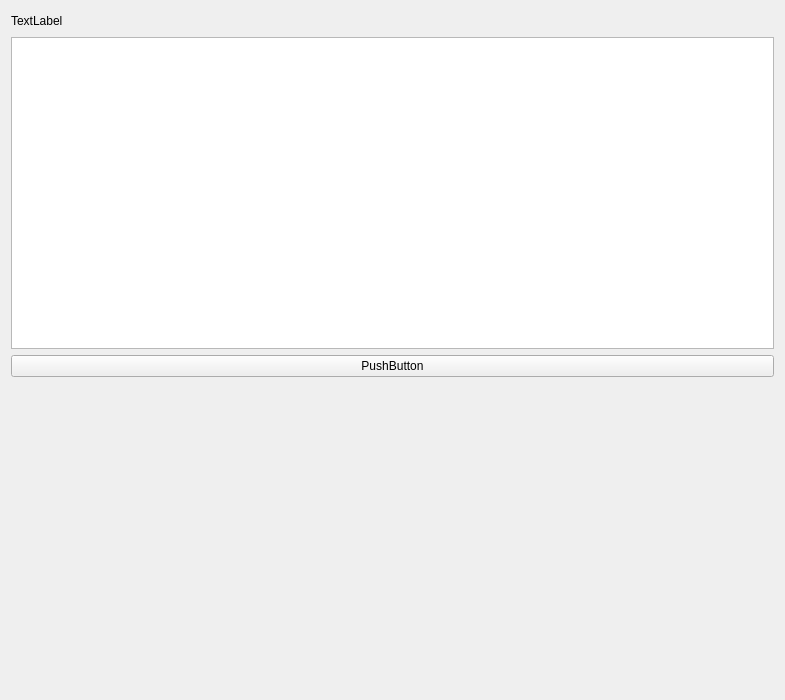
<?xml version="1.0" encoding="UTF-8"?>
<ui version="4.0">
 <class>ConnectionEditPage</class>
 <widget class="QWidget" name="ConnectionEditPage">
  <property name="geometry">
   <rect>
    <x>0</x>
    <y>0</y>
    <width>785</width>
    <height>700</height>
   </rect>
  </property>
  <property name="windowTitle">
   <string>ConnectionEditPage</string>
  </property>
  <layout class="QVBoxLayout" name="verticalLayout">
   <item>
    <layout class="QHBoxLayout" name="titleLayout">
     <item>
      <widget class="QLabel" name="title">
       <property name="text">
        <string>TextLabel</string>
       </property>
      </widget>
     </item>
     <item>
      <spacer name="horizontalSpacer">
       <property name="orientation">
        <enum>Qt::Horizontal</enum>
       </property>
       <property name="sizeHint" stdset="0">
        <size>
         <width>40</width>
         <height>20</height>
        </size>
       </property>
      </spacer>
     </item>
    </layout>
   </item>
   <item>
    <layout class="QHBoxLayout" name="horizontalLayout_3">
     <property name="spacing">
      <number>0</number>
     </property>
     <item>
      <widget class="QListWidget" name="connectionLists"/>
     </item>
    </layout>
   </item>
   <item>
    <layout class="QHBoxLayout" name="horizontalLayout_2">
     <property name="spacing">
      <number>0</number>
     </property>
     <item>
      <widget class="QPushButton" name="createConnectionButton">
       <property name="text">
        <string>PushButton</string>
       </property>
      </widget>
     </item>
    </layout>
   </item>
   <item>
    <spacer name="verticalSpacer">
     <property name="orientation">
      <enum>Qt::Vertical</enum>
     </property>
     <property name="sizeHint" stdset="0">
      <size>
       <width>20</width>
       <height>304</height>
      </size>
     </property>
    </spacer>
   </item>
  </layout>
 </widget>
 <resources/>
 <connections/>
</ui>
